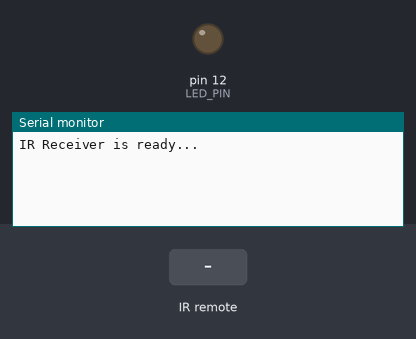
The sketch below on a simulated Arduino Uno, built with avr-gcc and run on an emulated ATmega328P. Shown: output pins drawn as LEDs (lit = HIGH), the last lines printed to the serial monitor. Inputs (shaded band) come from the test bench.

Above: at 1.2 s.
1.3 s: infrared code 0x10 received
At 1.9 s:
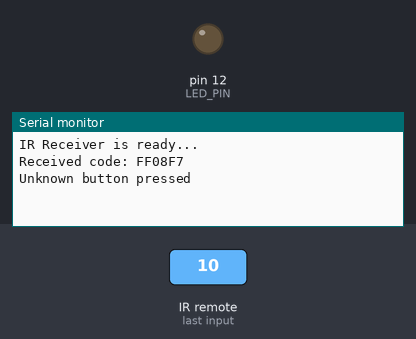
2.8 s: infrared code 0x11 received
At 4.2 s:
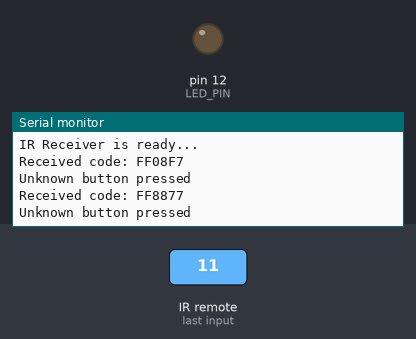

The sketch:

project.ino
```cpp
#include <IRremote.h>

// Define pins
const int RECV_PIN = 7;    // IR sensor output pin connected to D7
const int LED_PIN = 12;    // LED connected to D12

IRrecv irrecv(RECV_PIN);   // Create IR receiver object
decode_results results;    // Variable to store decoded results

void setup() {
  Serial.begin(9600);
  pinMode(LED_PIN, OUTPUT);
  irrecv.enableIRIn();     // Start the IR receiver
  Serial.println("IR Receiver is ready...");
}

void loop() {
  // Check if any IR signal is received
  if (irrecv.decode(&results)) {
    Serial.print("Received code: ");
    Serial.println(results.value, HEX); // Print in HEX format

    switch (results.value) {
      case 0x10:  // Replace with your remote's button HEX code
        digitalWrite(LED_PIN, HIGH);
        Serial.println("LED ON");
        break;

      case 0x11:  // Replace with another button HEX code
        digitalWrite(LED_PIN, LOW);
        Serial.println("LED OFF");
        break;

      default:
        Serial.println("Unknown button pressed");
        break;
    }

    irrecv.resume(); // Receive the next value
  }
}
```

Measured:
- after the input at 1.3 s, the serial monitor: prints a new line at once (image 1)
- after the input at 2.8 s, the serial monitor: prints a new line at once (image 2)
